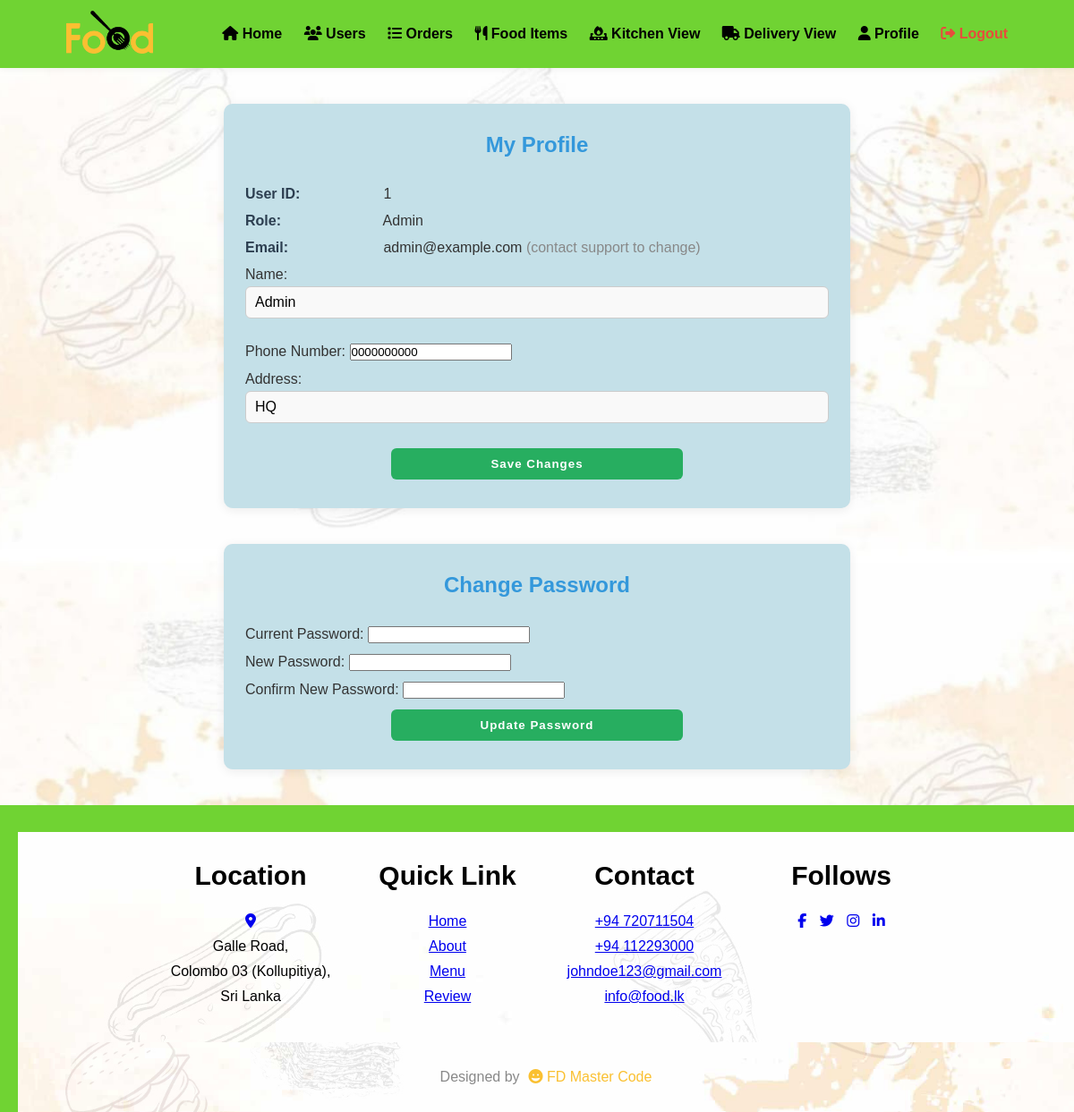
/account/profile.php (signed in), run on the app's committed database.
### tables this page shows
CREATE TABLE IF NOT EXISTS users (
    User_ID                INT AUTO_INCREMENT PRIMARY KEY,
    Role                   VARCHAR(20)  NOT NULL,    
    Name                   VARCHAR(100) NOT NULL,
    Email                  VARCHAR(150) NOT NULL UNIQUE,
    Password               VARCHAR(255) NOT NULL,    
    Phone_Number           VARCHAR(20),
    Address                VARCHAR(255),
    Reset_Token            VARCHAR(64)  NULL,        
    Reset_Token_Expiry     DATETIME     NULL,
    Failed_Login_Attempts  INT NOT NULL DEFAULT 0,   
    Lockout_Until          DATETIME     NULL
);

### account/profile.php (the view, shortened to what this page needs)
<?php
include '../configure.php';
$user_id = $_SESSION['user_id'];
$role = strtolower($_SESSION['role']);
$stmt = $conn->prepare("SELECT * FROM users WHERE User_ID = ?");
$stmt->bind_param("i", $user_id);
$stmt->execute();
$result = $stmt->get_result();
$user = $result->fetch_assoc();
?>
<!DOCTYPE html>
<html lang="en">
<head>
    <link rel="stylesheet" href="../style.css">
    <link rel="stylesheet" href="https://cdnjs.cloudflare.com/ajax/libs/font-awesome/6.5.0/css/all.min.css">
</head>
<body>
<?php
switch ($role) {
    case 'admin':
        include '../includes/admin_header.php';
        break;
}
?>
<div class="profile-container">
    <h2>My Profile</h2>
    <p><strong>User ID:</strong> <?= htmlspecialchars($user['User_ID']) ?></p>
    <p><strong>Role:</strong> <?= htmlspecialchars(ucfirst($role)) ?></p>
    <p><strong>Email:</strong> <?= htmlspecialchars($user['Email']) ?> <span style="color:#888;">(contact support to change)</span></p>
    <form class="admin-form" method="POST" action="profile.php">
        <label>
            Name:
            <input type="text" name="name" value="<?= htmlspecialchars($user['Name']) ?>" required>
        </label>
        <label>
            Phone Number:
            <input type="tel" name="phone" value="<?= htmlspecialchars($user['Phone_Number']) ?>">
        </label>
        <label>
            Address:
            <input type="text" name="address" value="<?= htmlspecialchars($user['Address']) ?>">
        </label>
        <input type="submit" value="Save Changes">
    </form>
</div>
<div class="profile-container" id="change-password">
    <h2>Change Password</h2>
    <form class="admin-form" method="POST" action="profile.php#change-password">
        <label>
            Current Password:
            <input type="password" name="current_password" required>
        </label>
        <label>
            New Password:
            <input type="password" name="new_password" required minlength="6">
        </label>
        <label>
            Confirm New Password:
            <input type="password" name="confirm_password" required minlength="6">
        </label>
        <input type="submit" value="Update Password">
    </form>
</div>
<?php include '../includes/footer.php'; ?>
</body>
</html>

### style.css (style rules this page uses)
* { margin: 0; padding: 0; box-sizing: border-box; font-family: sans-serif; }
html { scroll-behavior: smooth; }
body, html { width: 100%; max-width: 100vw; overflow-x: hidden; }
body { background-image: url(image/background.jpg); background-size: cover; background-position: center; }
h2 { color: #2c3e50; margin-bottom: 24px; text-align: center; }
.profile-container { max-width: 700px; margin: 40px auto; background: #c4e0e8; border-radius: 10px; box-shadow: 0 2px 12px rgba(0,0,0,0.08); padding: 32px 24px; }
.profile-container h2 { text-align: center; color: #3498db; margin-bottom: 32px; }
.profile-container p { font-size: 16px; margin: 12px 0; color: #333; }
.profile-container strong { color: #2c3e50; width: 150px; display: inline-block; }
.admin-form label { display: block; margin-bottom: 12px; color: #333; font-weight: 500; }
.admin-form input[type="text"], .admin-form input[type="number"], .admin-form textarea { width: 100%; padding: 8px 10px; margin-top: 4px; margin-bottom: 16px; border: 1px solid #ccc; border-radius: 6px; background: #f9f9f9; font-size: 1rem; transition: border-color 0.2s; }
.admin-form input[type="submit"] { background: #27ae60; color: #fff; border: none; font-weight: bold; letter-spacing: 1px; cursor: pointer; transition: background 0.2s; padding: 10px 0; border-radius: 6px; width: 50%; display: block; margin: 0 auto; }

### data on the page
users: User_ID "1", Email "admin@example.com", name "Admin", phone "0000000000", address "HQ"

### other printed values
$role "Admin"
